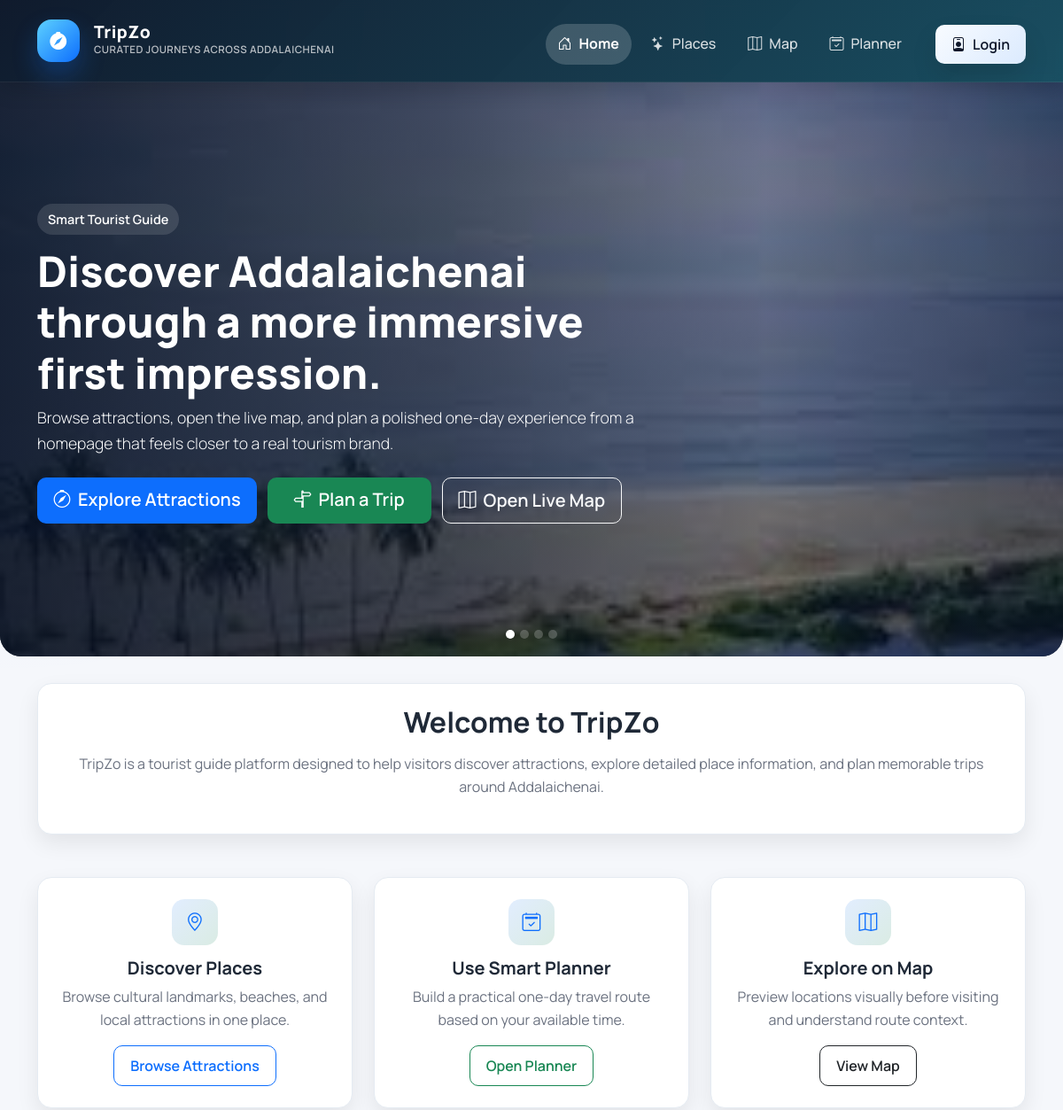
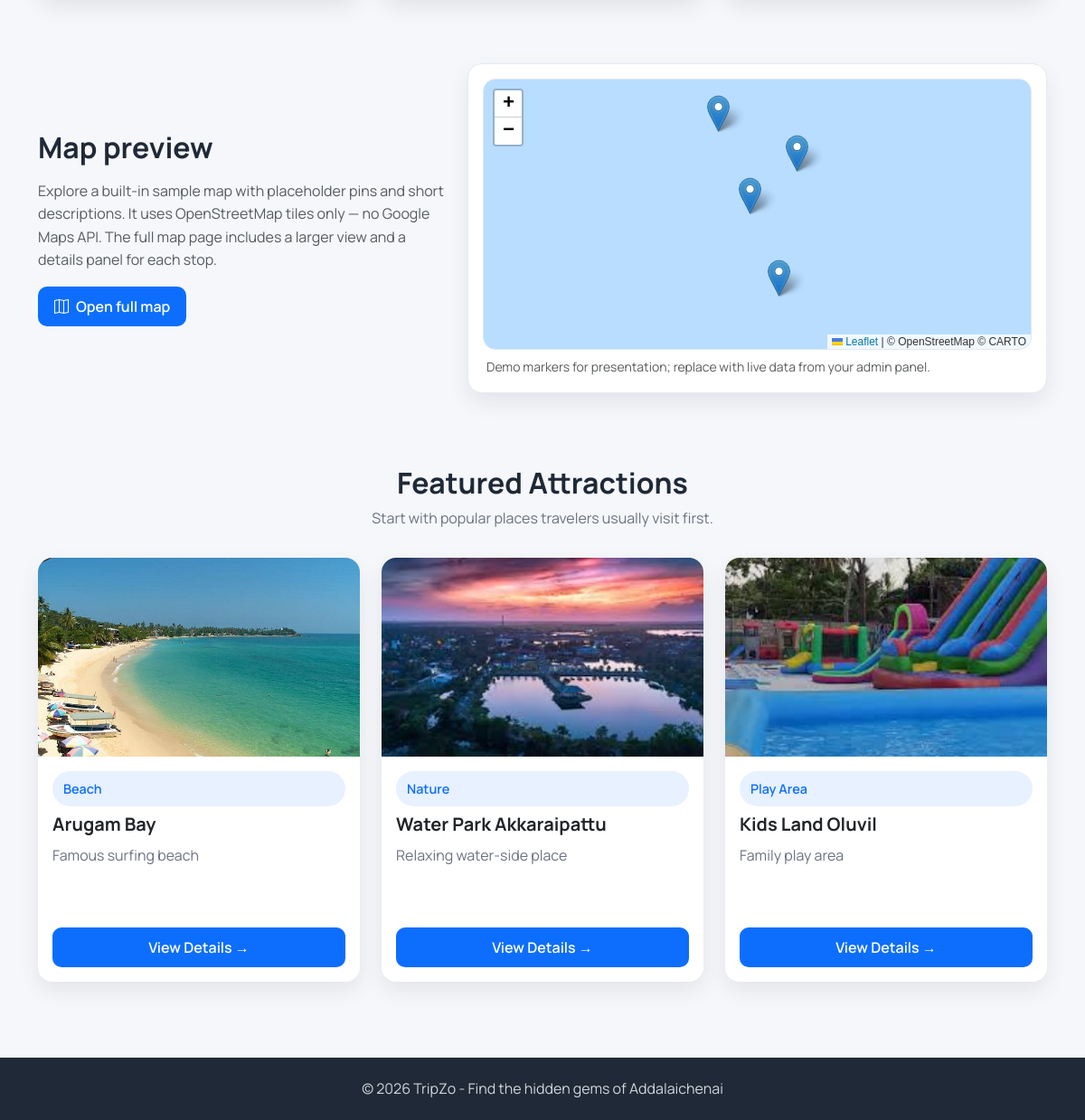
The page / on the database its author committed (2 pictures, top to bottom).
### tables this page shows
CREATE TABLE `attractions` (
  `attraction_id` int(11) NOT NULL AUTO_INCREMENT,
  `category_id` int(11) DEFAULT NULL,
  `name` varchar(150) NOT NULL,
  `short_description` varchar(255) DEFAULT NULL,
  `description` text DEFAULT NULL,
  `address` varchar(255) DEFAULT NULL,
  `latitude` decimal(10,8) DEFAULT NULL,
  `longitude` decimal(11,8) DEFAULT NULL,
  `opening_hours` varchar(100) DEFAULT NULL,
  `contact_info` varchar(100) DEFAULT NULL,
  `image` varchar(255) DEFAULT NULL,
  `safety_notes` text DEFAULT NULL,
  `rating` decimal(2,1) DEFAULT 0.0,
  `distance_km` decimal(5,2) DEFAULT NULL,
  PRIMARY KEY (`attraction_id`),
  KEY `category_id` (`category_id`),
  CONSTRAINT `attractions_ibfk_1` FOREIGN KEY (`category_id`) REFERENCES `categories` (`category_id`)
);

CREATE TABLE `categories` (
  `category_id` int(11) NOT NULL AUTO_INCREMENT,
  `name` varchar(100) NOT NULL,
  PRIMARY KEY (`category_id`)
);

### index.php (the view, shortened to what this page needs)
<?php
include 'db.php';
include 'navbar.php';
$heroSlides = [
    [
        'image' => 'images/addalaichenai_beach.jpg',
        'title' => 'Addalaichenai Beach',
        'caption' => 'Calm coastal views and open skies for a refreshing start to the journey.'
    ],
    [
        'image' => 'images/oluvil_harbour.jpg',
        'title' => 'Oluvil Harbour',
        'caption' => 'A scenic waterfront atmosphere that adds movement and character to the region.'
    ],
    [
        'image' => 'images/pottuvil_lagoon.jpg',
        'title' => 'Pottuvil Lagoon',
        'caption' => 'Soft natural landscapes that bring a more serene and polished tourism feel.'
    ],
    [
        'image' => 'images/buddhangala_monastery.jpg',
        'title' => 'Buddhangala Monastery',
        'caption' => 'Historic surroundings that reflect the cultural depth behind local travel experiences.'
    ]
];
$featuredSql = "SELECT attractions.attraction_id, attractions.name, attractions.image, attractions.short_description, categories.name AS category_name
                FROM attractions
                LEFT JOIN categories ON attractions.category_id = categories.category_id
                ORDER BY attractions.attraction_id DESC
                LIMIT 3";
$featuredResult = $conn->query($featuredSql);
?>
<section class="hero hero-cover" data-aos="fade-up">
    <div id="heroSlideshow" class="carousel slide carousel-fade hero-background-carousel" data-bs-ride="carousel" data-bs-interval="3600">
        <div class="carousel-indicators hero-carousel-indicators">
            <?php foreach ($heroSlides as $index => $slide) { ?>
                <button type="button"
                        data-bs-target="#heroSlideshow"
                        data-bs-slide-to="<?php echo $index; ?>"
                        class="<?php echo $index === 0 ? 'active' : ''; ?>"
                        <?php echo $index === 0 ? 'aria-current="true"' : ''; ?>
                        aria-label="Slide <?php echo $index + 1; ?>"></button>
            <?php } ?>
        </div>
        <div class="carousel-inner hero-carousel-inner">
            <?php foreach ($heroSlides as $index => $slide) { ?>
                <div class="carousel-item<?php echo $index === 0 ? ' active' : ''; ?>">
                    <img src="<?php echo htmlspecialchars($slide['image'], ENT_QUOTES, 'UTF-8'); ?>"
                         class="d-block w-100 hero-carousel-image"
                         alt="<?php echo htmlspecialchars($slide['title'], ENT_QUOTES, 'UTF-8'); ?>"
                         loading="<?php echo $index === 0 ? 'eager' : 'lazy'; ?>">
                    <div class="hero-carousel-layer"></div>
                </div>
            <?php } ?>
        </div>
    </div>
    <div class="container hero-content">
        <div class="hero-story hero-story-cover">
            <span class="badge-soft hero-badge">Smart Tourist Guide</span>
            <h1 class="mt-3">Discover Addalaichenai through a more immersive first impression.</h1>
            <p class="lead">Browse attractions, open the live map, and plan a polished one-day experience from a homepage that feels closer to a real tourism brand.</p>
            <div class="hero-actions">
                <a href="places.php" class="btn btn-primary btn-lg me-2"><i class="bi bi-compass me-2"></i>Explore Attractions</a>
                <a href="planner.php" class="btn btn-success btn-lg me-2"><i class="bi bi-signpost-split me-2"></i>Plan a Trip</a>
                <a href="map.php" class="btn btn-outline-light btn-lg"><i class="bi bi-map me-2"></i>Open Live Map</a>
            </div>
        </div>
    </div>
</section>
<div class="container" data-aos="fade-up" data-aos-delay="60">
    <div class="content-box content-box-soft text-center">
        <h2 class="mb-3">Welcome to TripZo</h2>
        <p>
            TripZo is a tourist guide platform designed to help visitors discover attractions,
            explore detailed place information, and plan memorable trips around Addalaichenai.
        </p>
    </div>
</div>
<div class="container section-space home-feature-grid">
    <div class="row g-4">
        <div class="col-md-4" data-aos="fade-up" data-aos-delay="60">
            <div class="content-box content-box-soft h-100 text-center">
                <div class="feature-icon"><i class="bi bi-geo-alt"></i></div>
                <h5 class="mb-2">Discover Places</h5>
                <p class="mb-3">Browse cultural landmarks, beaches, and local attractions in one place.</p>
                <a href="places.php" class="btn btn-outline-primary">Browse Attractions</a>
            </div>
        </div>
        <div class="col-md-4" data-aos="fade-up" data-aos-delay="120">
            <div class="content-box content-box-soft h-100 text-center">
                <div class="feature-icon"><i class="bi bi-calendar2-check"></i></div>
                <h5 class="mb-2">Use Smart Planner</h5>
                <p class="mb-3">Build a practical one-day travel route based on your available time.</p>
                <a href="planner.php" class="btn btn-outline-success">Open Planner</a>
            </div>
        </div>
        <div class="col-md-4" data-aos="fade-up" data-aos-delay="180">
            <div class="content-box content-box-soft h-100 text-center">
                <div class="feature-icon"><i class="bi bi-map"></i></div>
                <h5 class="mb-2">Explore on Map</h5>
                <p class="mb-3">Preview locations visually before visiting and understand route context.</p>
                <a href="map.php" class="btn btn-outline-dark">View Map</a>
            </div>
        </div>
    </div>
</div>
<div class="container section-space" data-aos="fade-up">
    <div class="row align-items-stretch g-4">
        <div class="col-lg-5 d-flex flex-column justify-content-center">
            <h2 class="mb-3">Map preview</h2>
            <p class="text-muted mb-3">
                Explore a built-in sample map with placeholder pins and short descriptions. It uses OpenStreetMap tiles only — no Google Maps API.
                The full map page includes a larger view and a details panel for each stop.
            </p>
            <a href="map.php" class="btn btn-primary align-self-start"><i class="bi bi-map me-2"></i>Open full map</a>
        </div>
        <div class="col-lg-7">
            <div class="home-sample-map-wrap content-box content-box-soft p-2 p-md-3">
                <div id="home-sample-map" class="tripzo-map tripzo-map-home-sample" role="img" aria-label="Sample map of the region"></div>
                <p class="small text-muted mb-0 mt-2 px-1">Demo markers for presentation; replace with live data from your admin panel.</p>
            </div>
        </div>
    </div>
</div>
<div class="container section-space home-featured-section">
    <div class="page-header text-center">
        <h2>Featured Attractions</h2>
        <p>Start with popular places travelers usually visit first.</p>
    </div>
    <div class="row">
        <?php if ($featuredResult && $featuredResult->num_rows > 0) { ?>
            <?php while ($place = $featuredResult->fetch_assoc()) { ?>
                <div class="col-md-4 mb-4" data-aos="zoom-in-up">
                    <div class="card h-100">
                        <img src="images/<?php echo htmlspecialchars($place['image']); ?>"
                             class="card-img-top"
                             alt="<?php echo htmlspecialchars($place['name']); ?>"
                             loading="lazy"
                             onerror="this.onerror=null;this.src='https://placehold.co/800x500?text=No+Image';">
                        <div class="card-body d-flex flex-column">
                            <span class="badge-soft mb-2"><?php echo htmlspecialchars($place['category_name'] ?? 'Featured'); ?></span>
                            <h5 class="card-title"><?php echo htmlspecialchars($place['name']); ?></h5>
                            <p class="card-text line-clamp-3"><?php echo htmlspecialchars($place['short_description']); ?></p>
                            <div class="mt-auto">
                                <a href="place-details.php?id=<?php echo (int) $place['attraction_id']; ?>" class="btn btn-primary w-100">View Details &rarr;</a>
                            </div>
                        </div>
                    </div>
                </div>
            <?php } ?>
        <?php } ?>
    </div>
</div>
<?php include 'footer.php'; ?>

### navbar.php (shortened to what this page needs)
<?php
$currentPage = basename($_SERVER['PHP_SELF'] ?? '');
function isActiveNav($pageName, $currentPage) {
    return $pageName === $currentPage ? ' active' : '';
}
$isUserLoggedIn = isset($_SESSION['user_id']);
$userDisplayName = $isUserLoggedIn ? (string) ($_SESSION['user_name'] ?? 'User') : '';
$isAdminLoggedIn = isset($_SESSION['admin_id']);
$styleHref = 'css/style.css';
$leafletCssHref = 'vendor/leaflet/leaflet.css';
$markerClusterCssHref = 'vendor/leaflet-markercluster/MarkerCluster.css';
$markerClusterDefaultCssHref = 'vendor/leaflet-markercluster/MarkerCluster.Default.css';
if (file_exists(__DIR__ . '/css/style.css')) {
    $styleHref .= '?v=' . filemtime(__DIR__ . '/css/style.css');
}
if (file_exists(__DIR__ . '/vendor/leaflet/leaflet.css')) {
    $leafletCssHref .= '?v=' . filemtime(__DIR__ . '/vendor/leaflet/leaflet.css');
}
if (file_exists(__DIR__ . '/vendor/leaflet-markercluster/MarkerCluster.css')) {
    $markerClusterCssHref .= '?v=' . filemtime(__DIR__ . '/vendor/leaflet-markercluster/MarkerCluster.css');
}
if (file_exists(__DIR__ . '/vendor/leaflet-markercluster/MarkerCluster.Default.css')) {
    $markerClusterDefaultCssHref .= '?v=' . filemtime(__DIR__ . '/vendor/leaflet-markercluster/MarkerCluster.Default.css');
}
?>
<!DOCTYPE html>
<html lang="en">
<head>
    <link href="https://cdn.jsdelivr.net/npm/bootstrap@5.3.3/dist/css/bootstrap.min.css" rel="stylesheet">
    <link rel="stylesheet" href="https://cdn.jsdelivr.net/npm/bootstrap-icons@1.11.3/font/bootstrap-icons.min.css">
    <link rel="stylesheet" href="https://cdn.jsdelivr.net/npm/aos@2.3.4/dist/aos.css">
    <link rel="stylesheet" href="https://cdn.jsdelivr.net/npm/glightbox/dist/css/glightbox.min.css">
    <link rel="stylesheet" href="<?php echo htmlspecialchars($leafletCssHref, ENT_QUOTES, 'UTF-8'); ?>">
    <link rel="stylesheet" href="<?php echo htmlspecialchars($markerClusterCssHref, ENT_QUOTES, 'UTF-8'); ?>">
    <link rel="stylesheet" href="<?php echo htmlspecialchars($markerClusterDefaultCssHref, ENT_QUOTES, 'UTF-8'); ?>">
    <link rel="stylesheet" href="<?php echo htmlspecialchars($styleHref, ENT_QUOTES, 'UTF-8'); ?>">
</head>
<body>
<nav class="navbar navbar-expand-lg navbar-dark navbar-tripzo sticky-top py-3">
    <div class="container">
        <a class="navbar-brand d-flex align-items-center gap-3" href="index.php" aria-label="TripZo Home">
            <span class="tripzo-brand-mark">
                <i class="bi bi-compass-fill"></i>
            </span>
            <span class="d-flex flex-column">
                <span class="tripzo-brand-name">TripZo</span>
                <small class="tripzo-brand-tagline">Curated journeys across Addalaichenai</small>
            </span>
        </a>
        <div class="collapse navbar-collapse" id="navMenu">
            <ul class="navbar-nav ms-auto align-items-lg-center gap-lg-2 tripzo-nav-links">
                <li class="nav-item"><a class="nav-link<?php echo isActiveNav('index.php', $currentPage); ?>" href="index.php"><i class="bi bi-house-door me-2"></i>Home</a></li>
                <li class="nav-item"><a class="nav-link<?php echo isActiveNav('places.php', $currentPage); ?>" href="places.php"><i class="bi bi-stars me-2"></i>Places</a></li>
                <li class="nav-item"><a class="nav-link<?php echo isActiveNav('map.php', $currentPage); ?>" href="map.php"><i class="bi bi-map me-2"></i>Map</a></li>
                <li class="nav-item"><a class="nav-link<?php echo isActiveNav('planner.php', $currentPage); ?>" href="planner.php"><i class="bi bi-calendar2-check me-2"></i>Planner</a></li>
                <?php if ($isUserLoggedIn) { ?>
                    <li class="nav-item"><a class="btn btn-tripzo-secondary ms-lg-2" href="my-trips.php"><i class="bi bi-journal-bookmark me-2"></i>My Trips</a></li>
                    <li class="nav-item"><span class="navbar-text tripzo-user-chip ms-lg-2"><i class="bi bi-person-circle me-2"></i><?php echo htmlspecialchars($userDisplayName); ?></span></li>
                    <li class="nav-item"><a class="btn btn-outline-light ms-lg-2" href="user-logout.php"><i class="bi bi-box-arrow-right me-2"></i>Logout</a></li>
                <?php } else { ?>
                    <li class="nav-item"><a class="btn btn-tripzo-login ms-lg-3" href="user-login.php"><i class="bi bi-person-badge me-2"></i>Login</a></li>
                <?php } ?>
            </ul>
        </div>
    </div>
</nav>

### footer.php (shortened to what this page needs)
<footer class="footer-custom">
    <p>&copy; 2026 TripZo - Find the hidden gems of Addalaichenai</p>
</footer>
</body>
</html>

### rows shown on the page
attractions: image (picture), category.name "Beach", name "Arugam Bay", short_description "Famous surfing beach"
attractions: image (picture), category.name "Nature", name "Water Park Akkaraipattu", short_description "Relaxing water-side place"
attractions: image (picture), category.name "Play Area", name "Kids Land Oluvil", short_description "Family play area"
